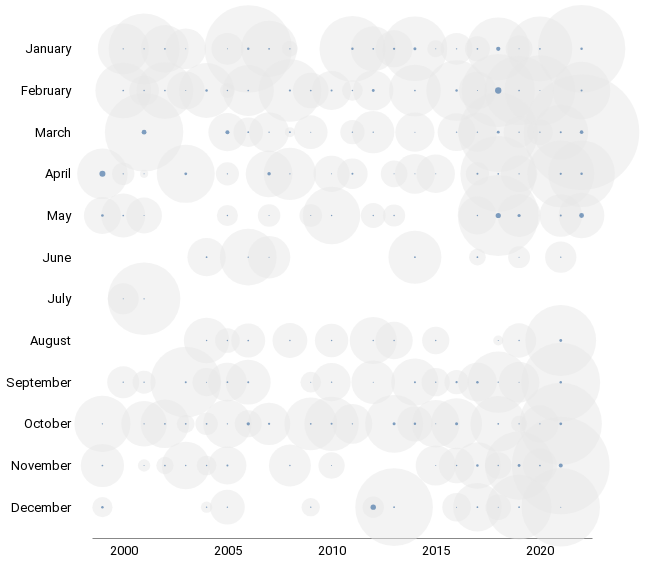

The notebook cell saved with this chart:
### Code cell
(enrollment_grid + victims_grid).properties(
    width=500, height=500
).configure_legend().configure_view(strokeOpacity=0)

### Figure 1 — Vega-Lite specification as saved in the notebook (floating-point values rounded to 4 significant figures; data arrays with more than 128 entries replaced by an {"elided": "..."} marker saying what was removed)
{"config": {"view": {"width": 800, "height": 450, "strokeOpacity": 0}, "background": "#ffffff", "title": {"anchor": "start", "font": "Summit Sans", "fontColor": "palette[\"black\"]", "fontSize": 18, "fontWeight": "normal"}, "arc": {"fill": "#00d4d8"}, "area": {"fill": "#00d4d8"}, "line": {"stroke": "#00d4d8", "strokeWidth": 3}, "path": {"stroke": "#00d4d8"}, "rect": {"fill": "#00d4d8"}, "shape": {"stroke": "#00d4d8"}, "bar": {"fill": "#00d4d8"}, "point": {"stroke": "#00d4d8"}, "symbol": {"fill": "#00d4d8", "size": 30}, "axis": {"titleFont": "Roboto", "titleFontSize": 15, "titleFontWeight": "normal", "labelFont": "Roboto, sans", "labelFontSize": 13, "labelFontWeight": "normal"}, "axisX": {"labelAngle": 0, "labelPadding": 6, "tickSize": 3, "grid": false}, "axisY": {"labelBaseline": "middle", "maxExtent": 45, "minExtent": 45, "titleAlign": "left", "titleAngle": 0, "titleX": -45, "titleY": -11, "domainOpacity": 0, "gridWidth": 0.6, "gridColor": "#dddddd", "offset": 6, "tickSize": 0, "titleColor": "#767676"}, "legend": {"titleFont": "Roboto", "titleFontSize": 15, "titleFontWeight": "normal", "symbolType": "square", "labelFont": "Roboto, sans", "labelFontSize": 13}, "range": {"category": ["#005f66", "#e37e2d", "#d64a3b", "#76b0ef", "#c1bc40"], "diverging": ["#e68a4f", "#f4bb6a", "#f9e39c", "#dadfe2", "#a6b7c6", "#849eae"], "heatmap": ["#7ff6f6", "#00eeef", "#00d4d8", "#00abb2", "#00848b", "#fbf2c7", "#00363d"], "ordinal": ["#7ff6f6", "#00eeef", "#00d4d8", "#00abb2", "#00848b", "#fbf2c7", "#00363d"], "ramp": ["#7ff6f6", "#00eeef", "#00d4d8", "#00abb2", "#00848b", "#fbf2c7", "#00363d"]}}, "layer": [{"mark": {"type": "circle", "color": "#e8e8e8", "opacity": 0.5}, "encoding": {"size": {"field": "enrollment", "scale": {"range": [1, 13323]}, "type": "quantitative"}, "x": {"axis": {"values": ["2000", "2005", "2010", "2015", "2020"]}, "field": "year", "type": "nominal"}, "y": {"field": "monthname", "sort": ["January", "February"], "type": "nominal"}}}, {"mark": "circle", "encoding": {"size": {"field": "casualties", "legend": null, "type": "quantitative"}, "x": {"axis": {"offset": 10, "ticks": false, "values": ["2000", "2005", "2010", "2015", "2020"]}, "field": "year", "title": "", "type": "nominal"}, "y": {"axis": {"grid": false, "offset": 20, "ticks": false}, "field": "monthname", "sort": ["January", "February"], "title": "", "type": "nominal"}}}], "data": {"name": "data-552bb1a0b71b0bdb44941a42123033f7"}, "height": 500, "width": 500, "$schema": "https://vega.github.io/schema/vega-lite/v4.17.0.json", "datasets": {"data-552bb1a0b71b0bdb44941a42123033f7": {"elided": "166 records"}}}
